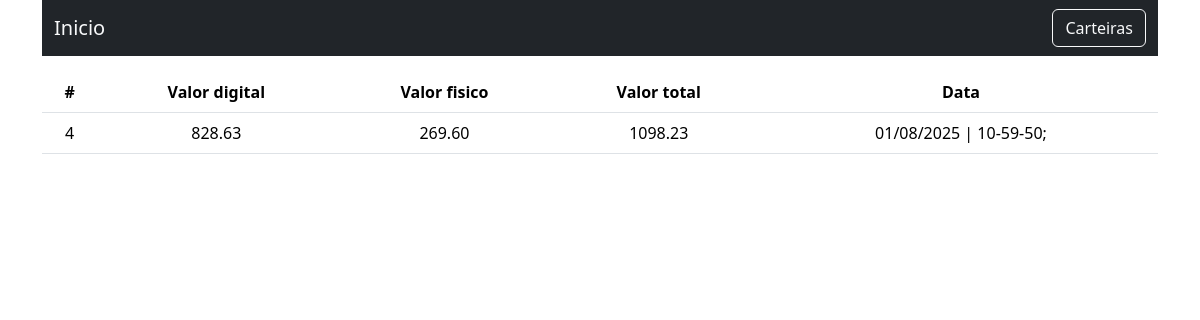
The page /historico.php on the database as committed earlier.
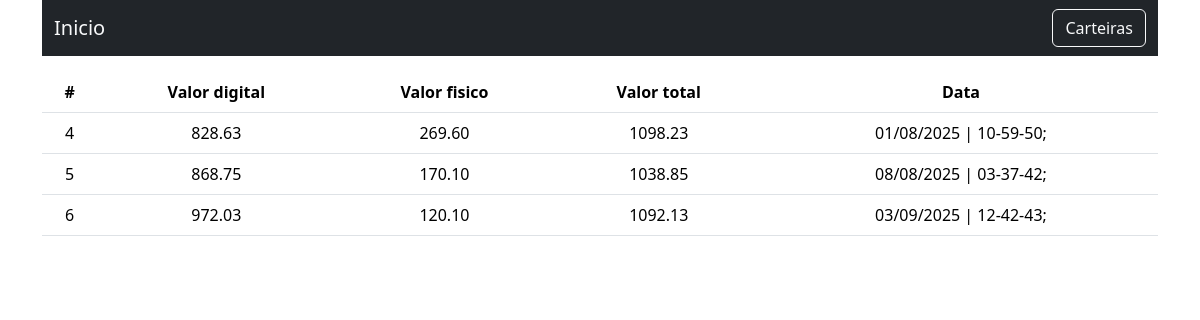
The same page on the database as committed later.
### tables this page shows
CREATE TABLE `historico` (
  `id` bigint(20) NOT NULL,
  `valorDigital` decimal(10,2) NOT NULL,
  `valorFisico` decimal(10,2) NOT NULL,
  `valor_total` decimal(10,2) NOT NULL,
  `data_hora` timestamp NOT NULL DEFAULT current_timestamp() ON UPDATE current_timestamp()
);

### historico.php (called while the page is built, shortened)
<?php
$historicos = Historico::getHistoricos();
include_once(__DIR__ . "/include/header.php");
include_once(__DIR__ . "/include/dashHistorico.php");
include_once(__DIR__ . "/include/footer.php");

### app/Bd/Database.php (called while the page is built, shortened)
<?php
class Database
{
    private $table;
    private $connection;
    public function __construct($table = null)
    {
        $this->table = $table;
    }
    private function setConnection()
    {
        try {
            $this->connection = new PDO("mysql:host=" . self::host . ";dbname=" . self::dbname, self::user, self::pass);
            $this->connection->setAttribute(PDO::ATTR_ERRMODE, PDO::ERRMODE_EXCEPTION);
        } catch (PDOException $e) {
            die("ERROR: Could not connect from database" . $e->getMessage());
        }
    }
    public function execute($query, $params = [])
    {
        try {
            $stmt = $this->connection->prepare($query);
            $stmt->execute($params);
            return $stmt;
        } catch (PDOException $e) {
            die("ERROR: Could not execute the query " . $e->getMessage());
        }
    }
    public function select($where = null, $order = null, $limit = null, $fields = '*')
    {
        $where = strlen($where) ? "WHERE $where" : "";
        $order = strlen($order) ? "ORDER BY $order" : "";
        $limit = strlen($limit) ? "LIMIT $limit" : "";
        $query = "SELECT $fields FROM $this->table $where $order $limit";
        return $this->execute($query);
    }
}

### app/Entity/Historico.php (called while the page is built, shortened)
<?php
class Historico
{
    public static function getHistoricos($where = null)
    {
        return (new Database("historico"))->select($where)->fetchAll(PDO::FETCH_CLASS, self::class);
    }
}

### include/dashHistorico.php (the view)
<section>
    <table class="table mt-3 text-center">
        <thead>
            <th>#</th>
            <th>Valor digital</th>
            <th>Valor fisico</th>
            <th>Valor total</th>
            <th>Data</th>
        </thead>
        <tbody>
            <?php foreach ($historicos as $historico) { ?>
                <tr>
                    <td> <?= $historico->id ?></td>
                    <td> <?= $historico->valorDigital ?></td>
                    <td> <?= $historico->valorFisico ?></td>
                    <td> <?= $historico->valor_total ?></td>
                    <td> <?= date("d/m/Y | h-i-s", strtotime($historico->data_hora)) ?>; </td>
                </tr>
            <?php } ?>
        </tbody>
    </table>
</section>

### include/header.php (shortened to what this page needs)
<!DOCTYPE html>
<html lang="en">
<head>
    <link href="https://cdn.jsdelivr.net/npm/bootstrap@5.3.6/dist/css/bootstrap.min.css" rel="stylesheet">
    <link rel="stylesheet" href="https://cdn.jsdelivr.net/npm/bootstrap-icons@1.12.1/font/bootstrap-icons.min.css">
    <?php echo '<link rel="stylesheet" href="assets/css/style.css">' ?>
</head>
<body class="text-dark">
    <div class="container">
        <header>
            <nav class="navbar navbar-expand-lg bg-dark">
                <div class="container-fluid">
                    <?php if ($_SERVER['PHP_SELF'] == "/minha-despesa/index.php") { ?>
                        <a class="navbar-brand text-light" href="cadastro.php">Cadastro</a>
                        <a href="#" class="btn btn-primary" data-bs-toggle="modal" data-bs-target="#modalSeguranca">Limpar registros</a>
                    <?php } else { ?>
                        <a class="navbar-brand text-light" href="index.php">Inicio</a>
                    <?php }  ?>
                    <a href="carteira.php" class="btn btn-outline-light">Carteiras</a>
                </div>
            </nav>
        </header>

### include/footer.php (shortened to what this page needs)
</div>
</body>
</html>

### assets/css/style.css (style rules this page uses)
a { text-decoration: none; }

Rows that differ between the two databases and show on the page:
added historico: id "5", valorDigital "868.75", valorFisico "170.10", valor_total "1038.85", data_hora "08/08/2025 | 03-37-42"
added historico: id "6", valorDigital "972.03", valorFisico "120.10", valor_total "1092.13", data_hora "03/09/2025 | 12-42-43"
